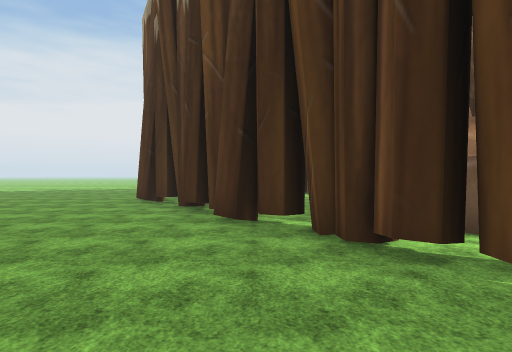
[1] (above)

24 first-person views from a walk through a 3-D level made in the Unity game engine. The camera is 1.5 m above the floor, looks level and sees 75° across. The floor is counted in squares, 2 m on a side. Each view is taken from the middle of a square. On the plan, view 1 faces up. The plan holds only what a view shows up to about 11 squares ahead; the rest is blank. The place goes on beyond the plan. The terrain is drawn as flat ground. The player character is not drawn. Some animated figures are left out. Some surface patterns are stand-ins.

[2]
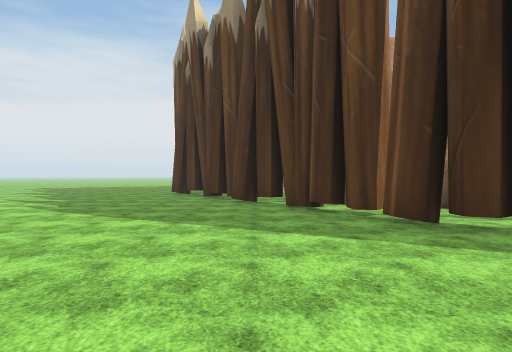

[3]
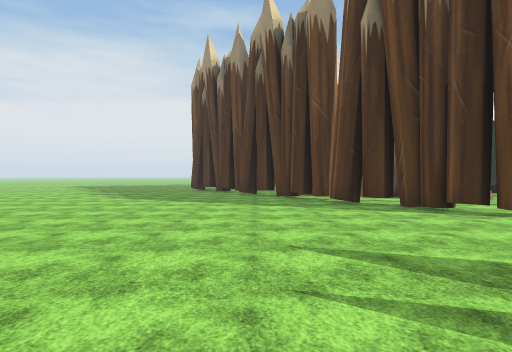

[4]
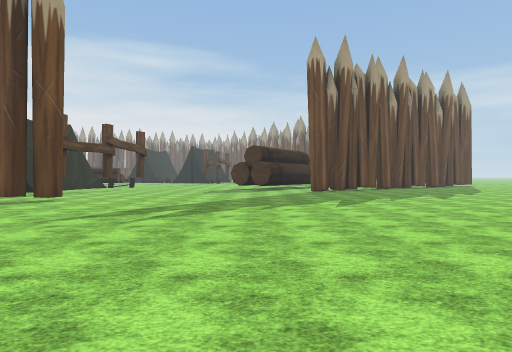

[5]
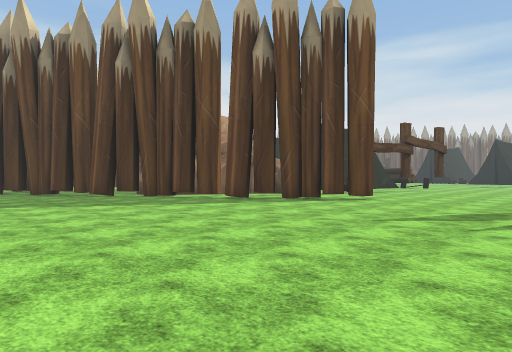

[6]
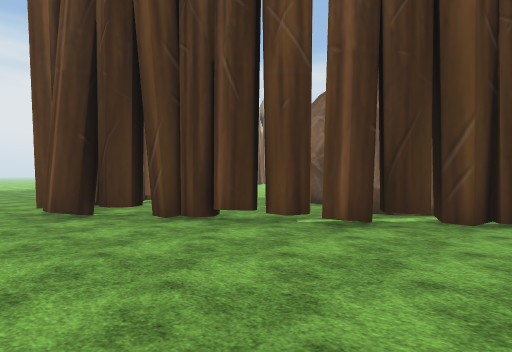

[7]
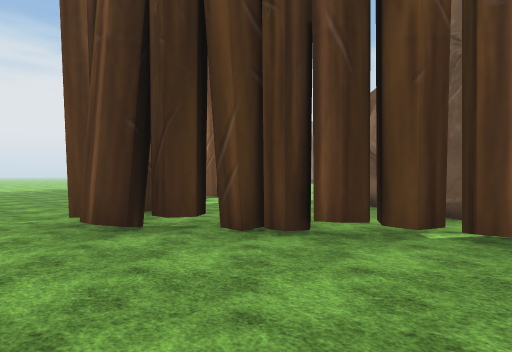

[8]
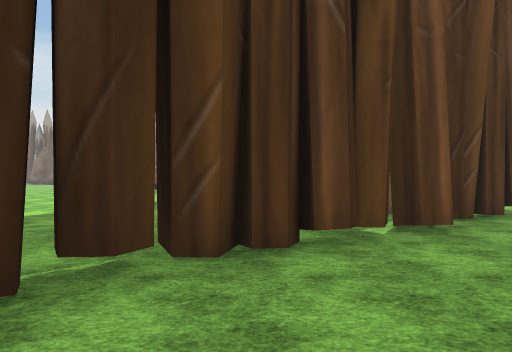

[9]
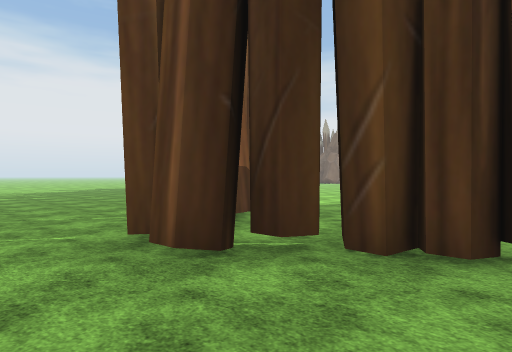

[10]
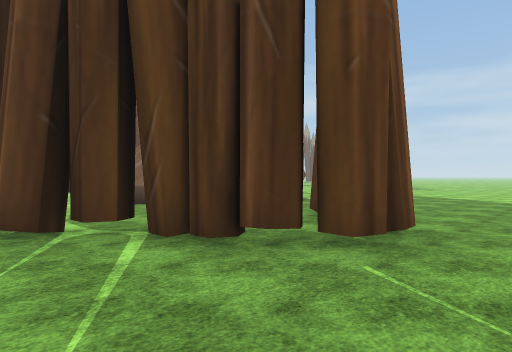

[11]
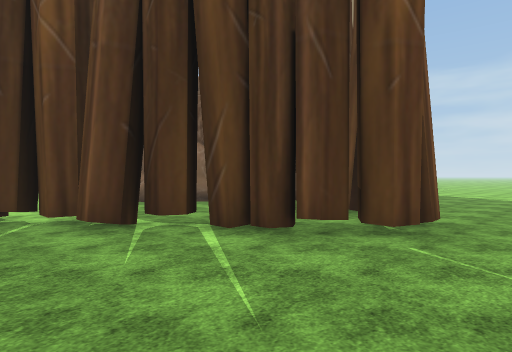

[12]
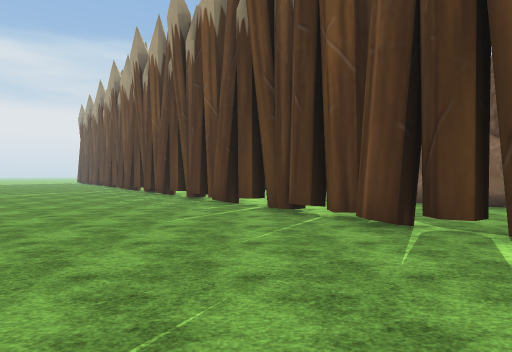

[13]
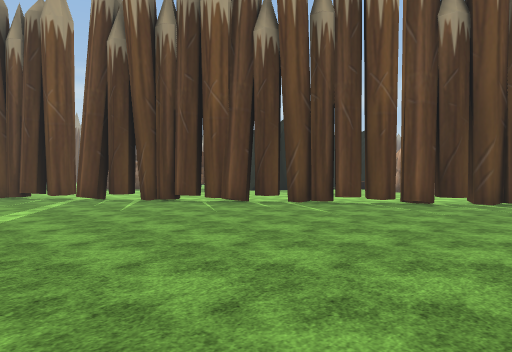

[14]
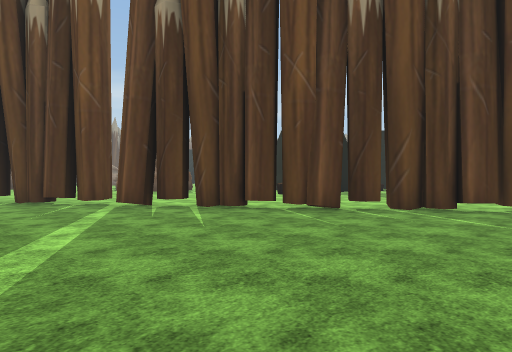

[15]
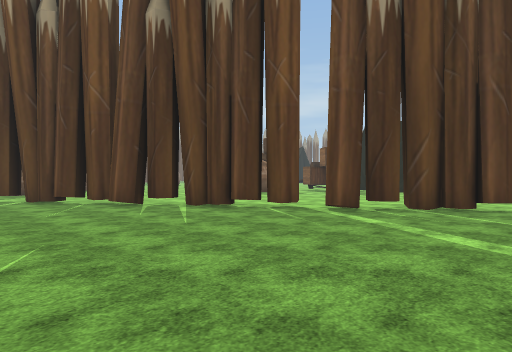

[16]
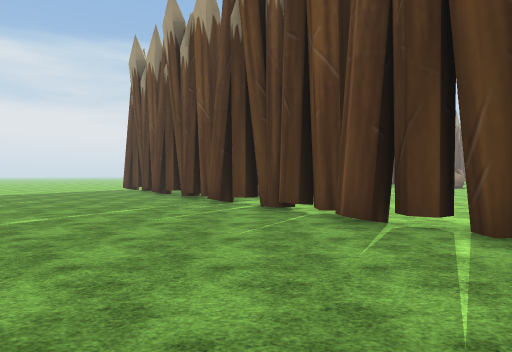

[17]
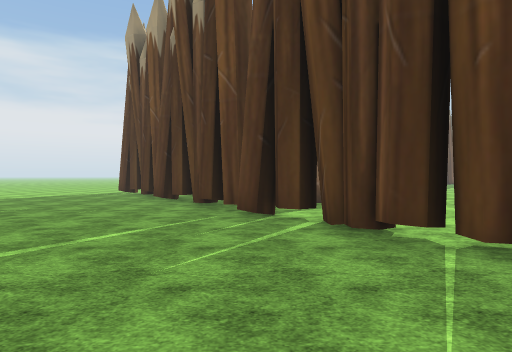

[18]
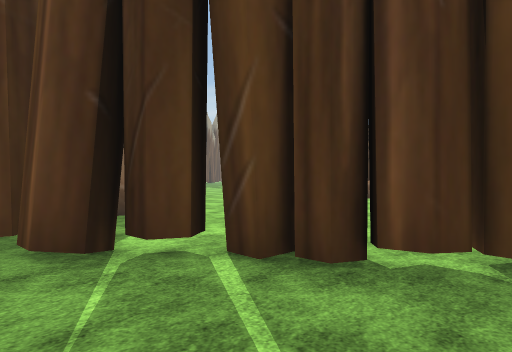

[19]
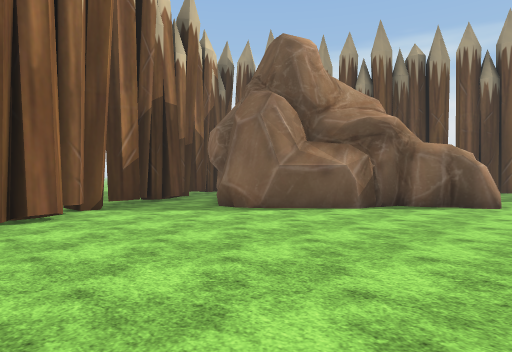

[20]
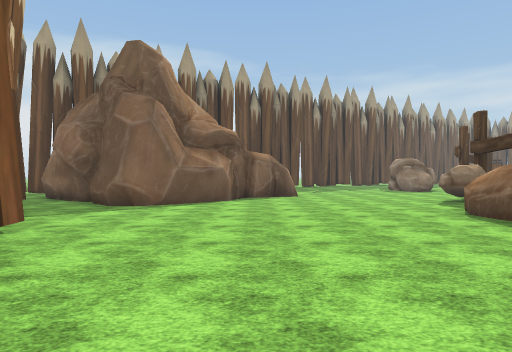

[21]
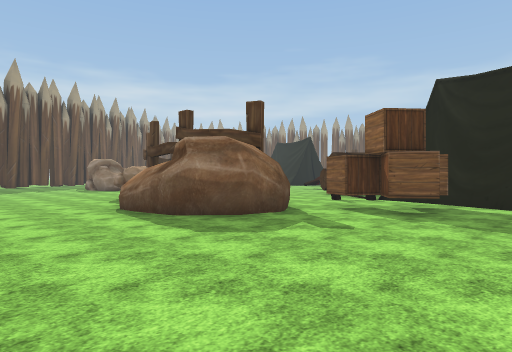

[22]
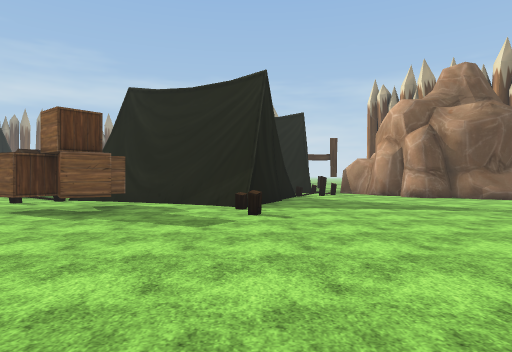

[23]
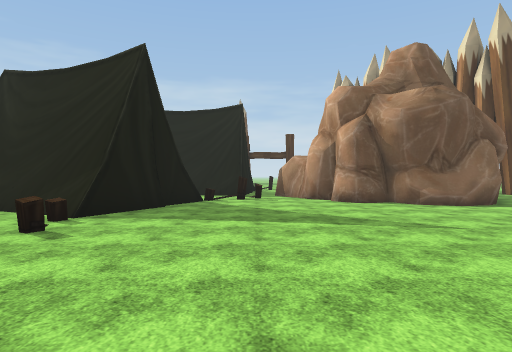

[24]
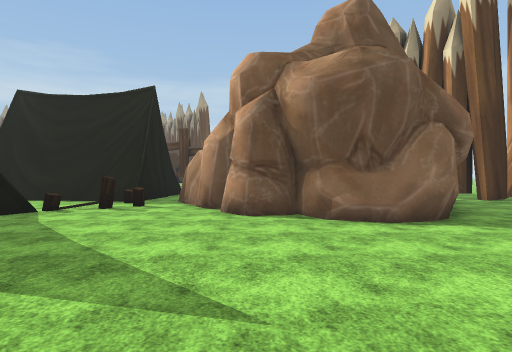

### Floor plan
Key: @ floor where view 1 was taken; # wall or solid block; x gap in a wall; . floor; = window, fence, low wall or low ledge; ^ raised ledge; T thing the floor can be seen under or through; R rock; B box.
Columns run from 5 left of view 1 to 26 right of it. Each row starts with its distance up from view 1.
 28              . ............##.##
 27               ...........###..#
 26              ...........##...##
 25       . ..............###....#
 24        .............###......##
 23       .............##.........##
 22       ............##............
 21       ..........##..............
 20       ........###...............
 19   .. ........##.................
 18   ...........#............^.....
 17  .........###...........#### ...
 16  ........##.............#    RR.
 15 .........#..............#
 14 .......##.........=..BBB.
 13 ....TT#...........x...B...
 12 ...TT.............###.B..=
 11 ..TT..............######=.
 10 ..T......###.....##
  9 ..TT....#####...=#
  8 ...TT...#   ##.=##
  7 ....T..##    ##==..
  6 ....TT.#      #.####
  5 .....#####     .#####
  4 ......#..#
  3 ......##..
  2 .......#..
  1 .......##...
  0 .....@...#..
 -1 .........##.
 -2 ..........#.
 -3 ............
 -4 .............
 -5 .............
 -6  ...........
 -7 ............
 -8 ............
 -9  ...........
-10   ..........
-11    .........
-12      .......
-13       ......
-14         ....
-15          ...
-16           ..

Positions as (right, up) in squares from view 1, and headings:
1: (0, 0), facing up
2: (0, -4), facing up
3: (0, -8), facing up
4: (-5, -8), facing right
5: (-5, -7), facing up-right
6: (-5, 3), facing up-right
7: (-5, 5), facing up-right
8: (-5, 8), facing right
9: (-5, 7), facing up-right
10: (-5, 14), facing down-right
11: (-5, 15), facing down-right
12: (-5, 15), facing right
13: (1, 25), facing down-right
14: (4, 25), facing down-right
15: (8, 28), facing down-right
16: (11, 26), facing right
17: (14, 27), facing right
18: (17, 28), facing down-right
19: (18, 19), facing up-right
20: (15, 22), facing right
21: (14, 21), facing down-right
22: (13, 21), facing down
23: (10, 19), facing down
24: (7, 16), facing down
